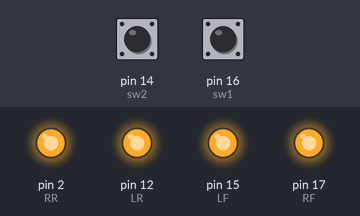
Recording of a sketch running on a simulated Arduino Uno, built with avr-gcc and run on an emulated ATmega328P. Shown: output pins drawn as LEDs (lit = HIGH). The inputs (shaded band) are chosen by the test bench; at power-on: pin 14 (sw2) HIGH, pin 16 (sw1) HIGH.

Above: at 1.2 s.
1.3 s: pin 14 (sw2) pulled LOW for 0.15 s
At 1.4 s:
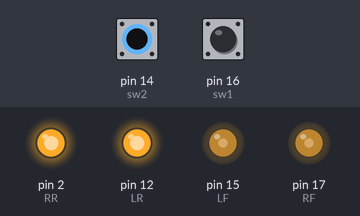
3.0 s: pin 16 (sw1) pulled LOW for 0.15 s
At 3.8 s:
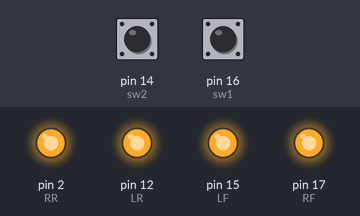
4.7 s: pin 14 (sw2) pulled LOW for 1 s
At 5.2 s:
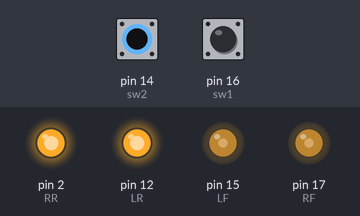
7.2 s: pin 14 (sw2) pulled LOW for 0.15 s
At 8.2 s:
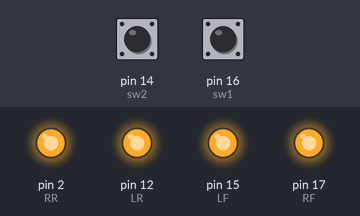
8.9 s: pin 14 (sw2) pulled LOW for 3.2 s
At 9.6 s:
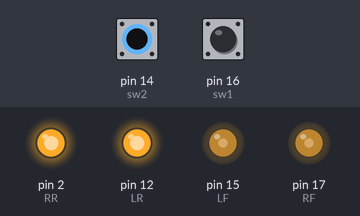
13.6 s: pin 16 (sw1) pulled LOW for 3.2 s
At 15.1 s:
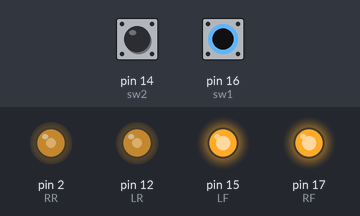
Timing chart, 0 to 18.3 s (numbered marks = the images above; inputs shaded):
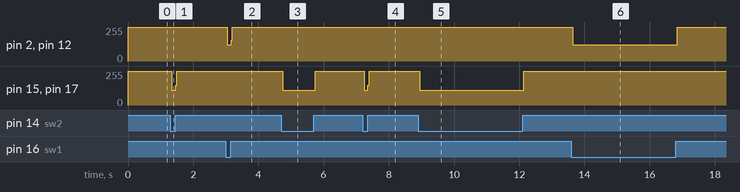

The sketch:

Function_Motor_SW.ino
```cpp
int RF = 17;
int RR = 2;
int LF = 15;
int LR = 12;
int sw1 = 16;
int sw2 = 14;

void setup() {
  pinMode(RF, OUTPUT);
  pinMode(RR, OUTPUT);
  pinMode(LF, OUTPUT);
  pinMode(LR, OUTPUT);
  pinMode(sw1, INPUT_PULLUP);
  pinMode(sw2, INPUT_PULLUP);
}

void loop() {
  if (digitalRead(sw1) == LOW) {
    Forward();
  }
  else if (digitalRead(sw1) == HIGH) {
    Stop();
  }

  if (digitalRead(sw2) == LOW) {
    Backwards();
  }
  else if (digitalRead(sw2) == HIGH) {
    Stop();
  }
}
```

Functions.ino
```cpp
void Stop(){
  digitalWrite(RF, HIGH);
  digitalWrite(RR, HIGH);
  digitalWrite(LF, HIGH);
  digitalWrite(LR, HIGH);
}

void Forward(){
  digitalWrite(RF, HIGH);
  digitalWrite(RR, LOW);
  digitalWrite(LF, HIGH);
  digitalWrite(LR, LOW);
}

void Backwards(){
  digitalWrite(RF, LOW);
  digitalWrite(RR, HIGH);
  digitalWrite(LF, LOW);
  digitalWrite(LR, HIGH);
}

void Right(){
  digitalWrite(RF, LOW);
  digitalWrite(RR, HIGH);
  digitalWrite(LF, HIGH);
  digitalWrite(LR, LOW);
}

void Left(){
  digitalWrite(RF, HIGH);
  digitalWrite(RR, LOW);
  digitalWrite(LF, LOW);
  digitalWrite(LR, HIGH);
}

void Stop2(){
  digitalWrite(RF, LOW);
  digitalWrite(RR, LOW);
  digitalWrite(LF, LOW);
  digitalWrite(LR, LOW);
}
```

Measured:
- after the input at 1.3 s, pin 15 (LF), pin 17 (RF): 255/255 → 110/255 at once, → 255/255 0.12 s later
- after the input at 3.0 s, pin 2 (RR), pin 12 (LR): 255/255 → 122/255 at once, → 255/255 0.12 s later
- after the input at 4.7 s, pin 15 (LF), pin 17 (RF): 255/255 → 110/255 at once, → 255/255 1.0 s later
- after the input at 7.2 s, pin 15 (LF), pin 17 (RF): 255/255 → 110/255 at once, → 255/255 0.12 s later
- after the input at 8.9 s, pin 15 (LF), pin 17 (RF): 255/255 → 110/255 at once, → 255/255 3.2 s later
- after the input at 13.6 s, pin 2 (RR), pin 12 (LR): 255/255 → 122/255 at once, → 255/255 3.2 s later
